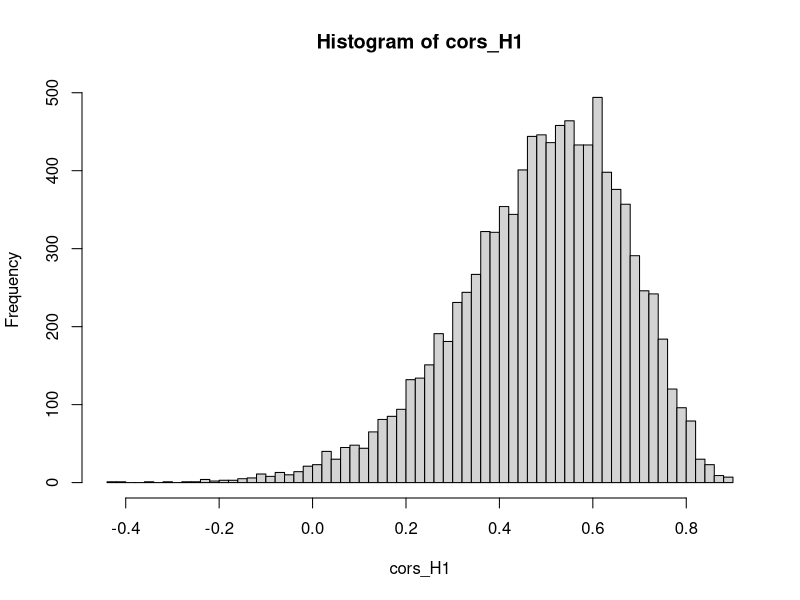
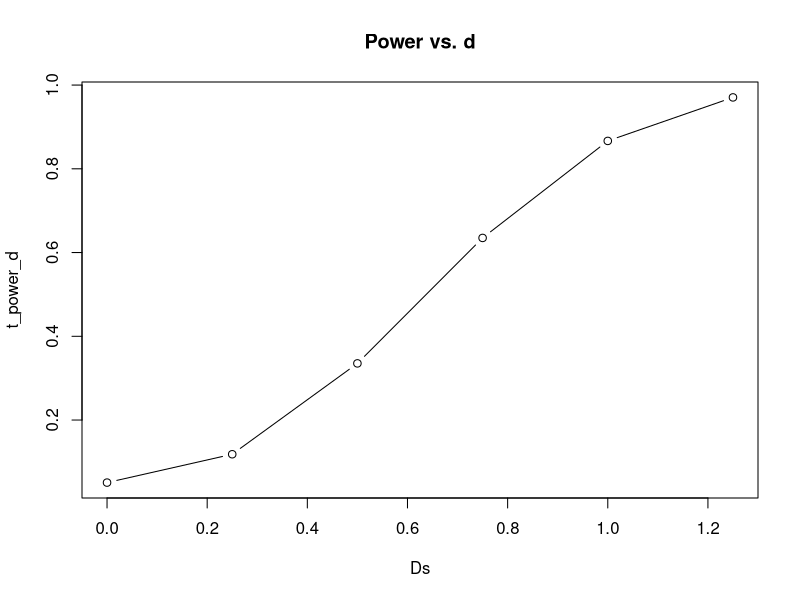

Here is the R script that generated these plots, in order:
## ---- chunk 1
knitr::opts_chunk$set(error = TRUE)
## ---- chunk 2
N <- 20

set.seed(12345)
X <- rnorm(N)
Z <- rnorm(N)
Y <- 0.5*X + sqrt(1 - 0.5^2)*Z
cor(X, Y) # empirische Korrelation
sd(X) 
sd(Y)
## ---- chunk 3
N <- 10^6

set.seed(12345)
X <- rnorm(N)
Z <- rnorm(N)
Y <- 0.5*X + sqrt(1 - 0.5^2)*Z
cor(X, Y) # empirische Korrelation
sd(X) 
sd(Y)
## ---- chunk 4
N <- 20
set.seed(12345)
pcor_H1 <- replicate(n = 10000, expr = {X <- rnorm(N)
                                        Z <- rnorm(N)
                                        Y <- 0.5*X + sqrt(1 - 0.5^2)*Z
                                        cortestH1 <- cor.test(X, Y)
                                        cortestH1$p.value})
mean(pcor_H1 < 0.05) # empirische Power
## ---- chunk 5
set.seed(12345)
cors_H1 <- replicate(n = 10000, expr = {X <- rnorm(N)
                                        Z <- rnorm(N)
                                        Y <- 0.5*X + sqrt(1 - 0.5^2)*Z
                                        cor(X, Y)})
summary(cors_H1)
hist(cors_H1, breaks = 50)
## ---- chunk 6
N <- 10^6

set.seed(12345)
X <- rnorm(N)
Z <- rnorm(N)
Y <- 0.5*X + sqrt(1 - 0.5^2)*Z
X_new <- 3*X
Y_new <- 0.5*Y
cor(X_new, Y_new) # empirische Korrelation
sd(X_new) 
sd(Y_new)
## ---- chunk 7
N <- 20
set.seed(12345)
pcor_H1_new <- replicate(n = 10000, expr = {X <- rnorm(N)
                                            Z <- rnorm(N)
                                            Y <- 0.5*X + sqrt(1 - 0.5^2)*Z
                                            X_new <- 3*X
                                            Y_new <- 0.5*Y
                                            cortestH1 <- cor.test(X_new, Y_new)
                                            cortestH1$p.value})
mean(pcor_H1_new < 0.05) # empirische Power
## ---- chunk 8
N <- 20
set.seed(12345)
pt_H0 <- replicate(n = 10000, expr = {X <- rnorm(N)
                                      Y <- rnorm(N) 
                                      ttestH1 <- t.test(X, Y, var.equal = TRUE)
                                      ttestH1$p.value})
mean(pt_H0 < 0.001) # empirischer Alpha-Fehler
## ---- chunk 9
set.seed(12345)
pt_H1 <- replicate(n = 10000, expr = {X <- rnorm(N)
                                      Y <- rnorm(N) + 0.5
                                      ttestH1 <- t.test(X, Y, var.equal = TRUE)
                                      ttestH1$p.value})
mean(pt_H1 < 0.001) # empirische Power
## ---- chunk 10
set.seed(12345)
pt_H1_0 <- replicate(n = 10000, expr = {X <- rnorm(20)
                                        Y <- rnorm(20) 
                                        ttestH1 <- t.test(X, Y, var.equal = TRUE)
                                        ttestH1$p.value})
pt_H1_0.25 <- replicate(n = 10000, expr = {X <- rnorm(20)
                                           Y <- rnorm(20) + 0.25 
                                           ttestH1 <- t.test(X, Y, var.equal = TRUE)
                                           ttestH1$p.value})
pt_H1_0.5 <- replicate(n = 10000, expr = {X <- rnorm(20)
                                          Y <- rnorm(20) + 0.5 
                                          ttestH1 <- t.test(X, Y, var.equal = TRUE)
                                          ttestH1$p.value})
pt_H1_0.75 <- replicate(n = 10000, expr = {X <- rnorm(20)
                                           Y <- rnorm(20) + 0.75 
                                           ttestH1 <- t.test(X, Y, var.equal = TRUE)
                                           ttestH1$p.value})
pt_H1_1 <- replicate(n = 10000, expr = {X <- rnorm(20)
                                        Y <- rnorm(20) + 1 
                                        ttestH1 <- t.test(X, Y, var.equal = TRUE)
                                        ttestH1$p.value})
pt_H1_1.25 <- replicate(n = 10000, expr = {X <- rnorm(20)
                                           Y <- rnorm(20) + 1.25 
                                           ttestH1 <- t.test(X, Y, var.equal = TRUE)
                                           ttestH1$p.value})
t_power_d <- c(mean(pt_H1_0 < 0.05),
               mean(pt_H1_0.25 < 0.05),
               mean(pt_H1_0.5 < 0.05),
               mean(pt_H1_0.75 < 0.05),
               mean(pt_H1_1 < 0.05),
               mean(pt_H1_1.25 < 0.05))
Ds <- seq(0, 1.25, 0.25)
plot(x = Ds, y = t_power_d, type = "b", main = "Power vs. d")
